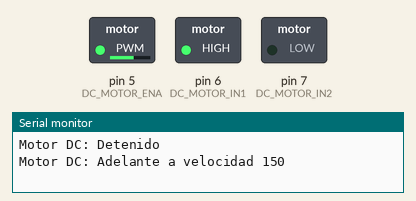
This sketch was run on a simulated Arduino Uno, built with avr-gcc and run on an emulated ATmega328P. On the bench: switched loads named in the sketch (green lamp = pin HIGH), the last lines printed to the serial monitor. Pins used as bus, display or sensor lines are not drawn.

Above: at 1.05 s.
At 8.75 s:
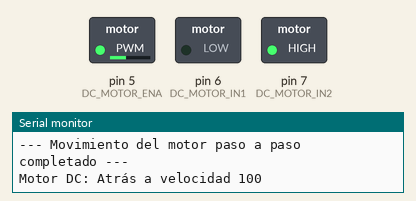
At 16.25 s:
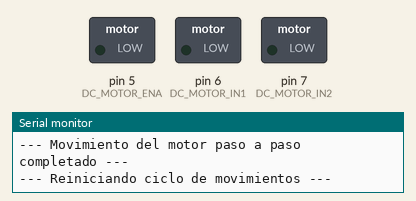
Timing chart, 0 to 20.9 s (numbered marks = the images above):
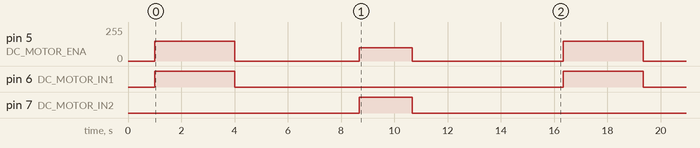

Measured:
- by itself, pin 5 (DC_MOTOR_ENA): repeats every 15.3 s: 0/255 4.7 s, 100/255 2.0 s, 0/255 5.7 s, 150/255 3.0 s
- by itself, pin 6 (DC_MOTOR_IN1): alternates HIGH for 3.0 s and LOW for 12.3 s
- by itself, pin 7 (DC_MOTOR_IN2): alternates HIGH for 2.0 s and LOW for 13.3 s

The sketch:

preliminar_motioncontrol.ino
```cpp
#include <Arduino.h>

// --- STEPPER MOTOR PINS ---
#define STEPPER_IN1 12
#define STEPPER_IN2 11
#define STEPPER_IN3 10
#define STEPPER_IN4 9

// --- DC MOTOR PINS (L298N Driver) ---
#define DC_MOTOR_ENA 5   // PWM pin for speed control (Enable pin on L298N)
#define DC_MOTOR_IN1 6   // Digital pin for direction (IN1 on L298N)
#define DC_MOTOR_IN2 7   // Digital pin for direction (IN2 on L298N)

// --- STEPPER MOTOR CONFIGURATION ---
const int PASOS_POR_VUELTA_COMPLETA = 4096; // 8 steps/sequence * 512 sequences/revolution for 28BYJ-48
const float PASOS_POR_GRADO = (float)PASOS_POR_VUELTA_COMPLETA / 360.0;
const int TIEMPO_ENTRE_PASOS_MS = 1; // Milliseconds delay between each step (adjust for speed)

// --- STEPPER MOTOR STATE VARIABLES ---
int currentStepInSequence = 0; // Defines the current step within the 8-step sequence
boolean stepperMotorDirection = true; // true = clockwise, false = anti-clockwise

// --- STEPPER ABSOLUTE POSITION TRACKING ---
long currentAbsoluteMotorPosition = 0; // Tracks the stepper motor's position in steps from the last reset (0-4095)

// Define the 8-step sequence for the stepper motor (Half-step drive)
int stepSequence[8][4] =
{
  {1, 0, 0, 0},
  {1, 1, 0, 0},
  {0, 1, 0, 0},
  {0, 1, 1, 0},
  {0, 0, 1, 0},
  {0, 0, 1, 1},
  {0, 0, 0, 1},
  {1, 0, 0, 1}
};

// --- STEPPER MOTOR FUNCTIONS ---
void setStepperMotorStep(int step) {
  digitalWrite(STEPPER_IN1, stepSequence[step][0]);
  digitalWrite(STEPPER_IN2, stepSequence[step][1]);
  digitalWrite(STEPPER_IN3, stepSequence[step][2]);
  digitalWrite(STEPPER_IN4, stepSequence[step][3]);
}

void advanceOneStepperMotorStep() {
  setStepperMotorStep(currentStepInSequence);

  if (stepperMotorDirection) {
    currentStepInSequence++;
    currentAbsoluteMotorPosition++; // Increment absolute position for clockwise
    if (currentStepInSequence >= 8) {
      currentStepInSequence = 0; // Wrap sequence
    }
  } else {
    currentStepInSequence--;
    currentAbsoluteMotorPosition--; // Decrement absolute position for anti-clockwise
    if (currentStepInSequence < 0) {
      currentStepInSequence = 7; // Wrap sequence
    }
  }

  // Keep absolute position within 0 to PASOS_POR_VUELTA_COMPLETA - 1
  // This handles wrapping around the 360-degree cycle
  currentAbsoluteMotorPosition = (currentAbsoluteMotorPosition % PASOS_POR_VUELTA_COMPLETA + PASOS_POR_VUELTA_COMPLETA) % PASOS_POR_VUELTA_COMPLETA;

  delay(TIEMPO_ENTRE_PASOS_MS);
}

// Function to move the stepper motor a certain number of degrees and return to zero
void moverMotorPasoAPasoGrados(float degrees, boolean direction) {
  long initialAbsolutePosition = currentAbsoluteMotorPosition; // Store current position before moving
  int numberOfSteps = round(abs(degrees) * PASOS_POR_GRADO); // Calculate steps needed
  stepperMotorDirection = direction; // Set direction for this movement

  Serial.print("Moviendo motor paso a paso ");
  Serial.print(degrees);
  Serial.print(" grados en dirección ");
  Serial.println(direction ? "Horaria" : "Anti-horaria");
  Serial.print("Total de pasos para este movimiento: ");
  Serial.println(numberOfSteps);

  for (int i = 0; i < numberOfSteps; i++) {
    advanceOneStepperMotorStep();
  }

  Serial.print("Posición absoluta actual del motor paso a paso (pasos): ");
  Serial.println(currentAbsoluteMotorPosition);

  // --- Return to Zero Logic ---
  Serial.println("Motor paso a paso regresando a cero absoluto (0 grados)...");

  long stepsToReturn = currentAbsoluteMotorPosition; // This is the distance from 0 in steps
  boolean returnDirection;

  // Determine the shortest path back to zero
  if (stepsToReturn <= PASOS_POR_VUELTA_COMPLETA / 2) { // If less than half a turn, go anti-clockwise
    returnDirection = false; // Anti-clockwise
  } else { // If more than half a turn, go clockwise (shorter path)
    stepsToReturn = PASOS_POR_VUELTA_COMPLETA - stepsToReturn; // Calculate steps for clockwise return
    returnDirection = true; // Clockwise
  }

  // Handle the special case where stepsToReturn is 0 (already at zero)
  if (stepsToReturn == 0 && currentAbsoluteMotorPosition != 0) { // If it landed exactly at 0 after the modulo
      // This means it took a full 360-degree turn and landed back on 0
      // No extra return steps needed as it's already there
      Serial.println("Ya en cero absoluto. No se necesita movimiento de retorno.");
  } else if (stepsToReturn > 0) {
      stepperMotorDirection = returnDirection; // Set the return direction
      Serial.print("    Pasos para regresar: ");
      Serial.print(stepsToReturn);
      Serial.println(returnDirection ? " (Horario)" : " (Anti-horario)");
      for (int i = 0; i < stepsToReturn; i++) {
          advanceOneStepperMotorStep();
      }
  }

  Serial.print("Posición absoluta final del motor paso a paso (debería ser 0 pasos): ");
  Serial.println(currentAbsoluteMotorPosition);
  Serial.println("--- Movimiento del motor paso a paso completado ---");

  // Optional: Turn off coils after returning to zero
  // digitalWrite(STEPPER_IN1, LOW);
  // digitalWrite(STEPPER_IN2, LOW);
  // digitalWrite(STEPPER_IN3, LOW);
  // digitalWrite(STEPPER_IN4, LOW);
}

// --- DC MOTOR FUNCTIONS ---
// Function to move DC motor forward at a given speed (0-255)
void moverDCMotorAdelante(int speed) {
  digitalWrite(DC_MOTOR_IN1, HIGH); // Set direction
  digitalWrite(DC_MOTOR_IN2, LOW);
  analogWrite(DC_MOTOR_ENA, speed); // Set speed using PWM
  Serial.print("Motor DC: Adelante a velocidad ");
  Serial.println(speed);
}

// Function to move DC motor backward at a given speed (0-255)
void moverDCMotorAtras(int speed) {
  digitalWrite(DC_MOTOR_IN1, LOW);  // Set direction
  digitalWrite(DC_MOTOR_IN2, HIGH);
  analogWrite(DC_MOTOR_ENA, speed); // Set speed using PWM
  Serial.print("Motor DC: Atrás a velocidad ");
  Serial.println(speed);
}

// Function to stop DC motor
void detenerDCMotor() {
  digitalWrite(DC_MOTOR_IN1, LOW); // Stop motor by setting both direction pins LOW
  digitalWrite(DC_MOTOR_IN2, LOW);
  analogWrite(DC_MOTOR_ENA, 0);    // Set speed to 0
  Serial.println("Motor DC: Detenido");
}


void setup() {
  Serial.begin(9600); // Serial communication speed
  Serial.println("Iniciando control de motores (paso a paso y DC).");

  // Setup Stepper Motor Pins
  pinMode(STEPPER_IN1, OUTPUT);
  pinMode(STEPPER_IN2, OUTPUT);
  pinMode(STEPPER_IN3, OUTPUT);
  pinMode(STEPPER_IN4, OUTPUT);

  // Setup DC Motor Pins
  pinMode(DC_MOTOR_ENA, OUTPUT);
  pinMode(DC_MOTOR_IN1, OUTPUT);
  pinMode(DC_MOTOR_IN2, OUTPUT);

  // Ensure stepper motor coils are off at the start
  setStepperMotorStep(0);
  digitalWrite(STEPPER_IN1, LOW);
  digitalWrite(STEPPER_IN2, LOW);
  digitalWrite(STEPPER_IN3, LOW);
  digitalWrite(STEPPER_IN4, LOW);

  // Ensure DC motor is stopped at the start
  detenerDCMotor();

  delay(1000); // Short initial pause
}

void loop() {
  // --- Usage examples ---

  // Ejemplo 1: Mover motor DC hacia adelante, luego detener
  moverDCMotorAdelante(150); // Mueve hacia adelante a velocidad media
  delay(3000); // Por 3 segundos
  detenerDCMotor(); // Detener el motor DC
  delay(1000); // Pausar 1 segundo

  // Ejemplo 2: Mover motor paso a paso, luego regresar a cero
  moverMotorPasoAPasoGrados(60, false); // Mueve el paso a paso 60 grados anti-horario
  delay(2000); // Pausar 2 segundos después de regresar a cero

  // Ejemplo 3: Mover motor DC hacia atrás, luego detener
  moverDCMotorAtras(100); // Mueve hacia atrás a velocidad lenta
  delay(2000); // Por 2 segundos
  detenerDCMotor(); // Detener el motor DC
  delay(1000); // Pausar 1 segundo

  // Ejemplo 4: Mover motor paso a paso, luego regresar a cero
  moverMotorPasoAPasoGrados(60, true); // Mueve el paso a paso 60 grados horario
  delay(2000); // Pausar 2 segundos después de regresar a cero

  Serial.println("\n--- Reiniciando ciclo de movimientos ---");
  delay(1000);
}
```
